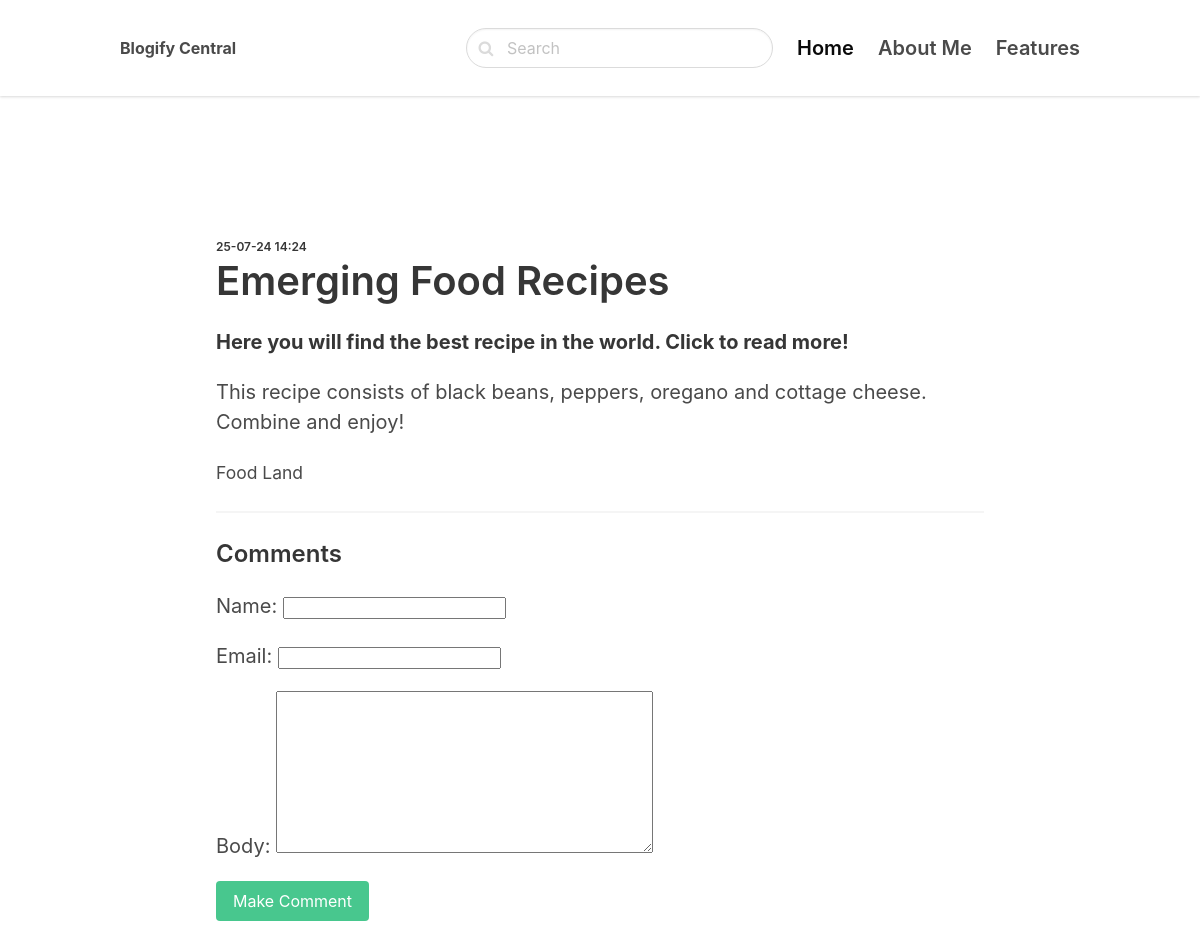
The page /food_land/ on the database its author committed.
### blog/models.py (models this page shows)
class Post(models.Model):
    category = models.ForeignKey(Category,related_name= 'posts', on_delete=models.CASCADE)
    title = models.CharField(max_length=200,unique=True)
    slug = models.SlugField(max_length=200, unique=True)
    intro = models.TextField()
    body = models.TextField()
    created_on = models.DateTimeField(auto_now_add=True)
    updated_on = models.DateTimeField(auto_now=True)
    class Meta:
        ordering =['-created_on']

class Category(models.Model):
    title = models.CharField(max_length=200, unique=True)
    slug = models.SlugField(max_length=200, unique=True)
    class meta:
        ordering =['title',]
        verbose_name_plural = 'Categories'
    def __str__(self):
        return self.title

### blog/views.py (the view)
# urls.py: path('<slug:slug>/', views.detail, name='post_detail'),
def detail(request, slug):
    post = get_object_or_404(Post, slug=slug)
    if request.method == 'POST':
        form = CommentForm(request.POST)
        if form.is_valid():
            comment = form.save(commit=False)
            comment.post=post
            comment.save()
        return redirect ('post_detail', post.slug)
    else:
        form = CommentForm()
    return render(request, 'blog/detail.html',{'post':post, 'form':form})

### blog/forms.py
class CommentForm(forms.ModelForm):
    class Meta:
        model = Comment
        fields = ['name','email','body']

### blog/templates/blog/detail.html (shortened to what this page needs)
{% extends 'core/base.html' %}
{% block content %}
<section class="hero ">
        <div class="hero-body">
            <div class="container">
                <section class="section">
                    <div class="columns is-multiline">
                            <div class="column is-full mb-6">
                                <div class="content is-medium">
                                    <h2 class="subtitle is-7">{{post.created_on |date:'d-m-y H:i'}}</h2>
                                    <h1 class="title">{{ post.title }}</h1>
                                    <p> <strong>{{ post.intro }}</strong></p>
                                    <p>{{ post.body }}</p>
                                        <p><small>{{ post.category }}</small></p>
                                    <hr>
                                    <h2 class = "subtitle is-4">Comments</h2>
                                    <form method = "post" class="mb-3">
                                    {{ form.as_p }}
                                        <div class="field">
                                        <div class="control">
                                            <button class="button is-success"
                                            >Make Comment
                                            </button>
                                        </div>
                                        </div>
                                    </form>
                                 </div>
                             </div>
                    </div>
                </section>
            </div>
        </div>
    </section>{% endblock %}

### rows shown on the page
Post: created_on "25-07-24 14:24", title "Emerging Food Recipes", intro "Here you will find the best recipe in the world. Click to read more!", body "This recipe consists of black beans, peppers, oregano and cottage cheese. Combine and enjoy!", category "Food Land"
